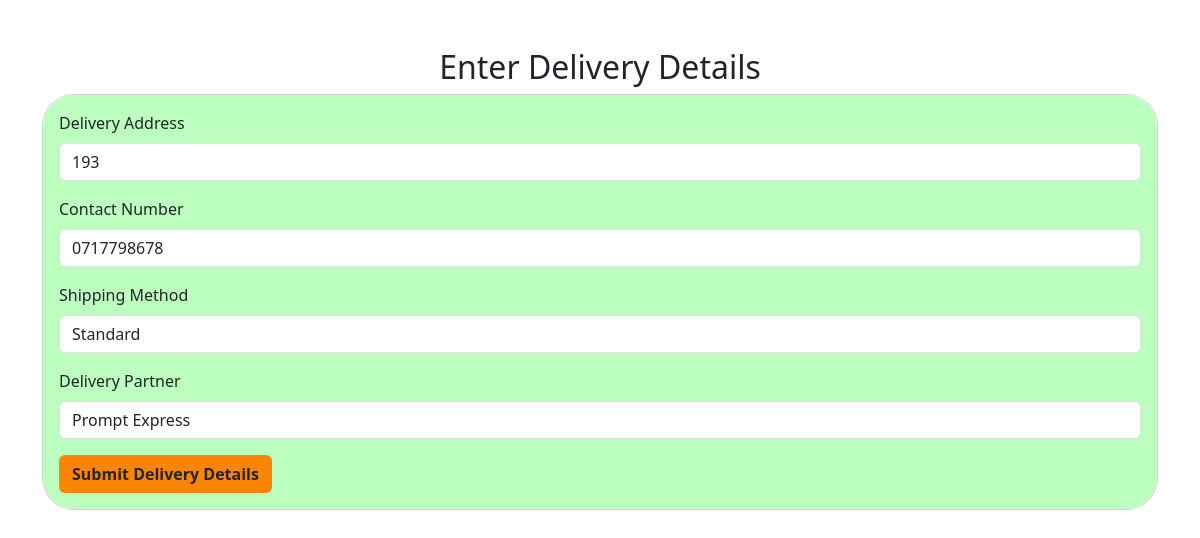
/user_panel/delivery_details.php?order_id=6 (signed in), run on an earlier commit of the app's database.
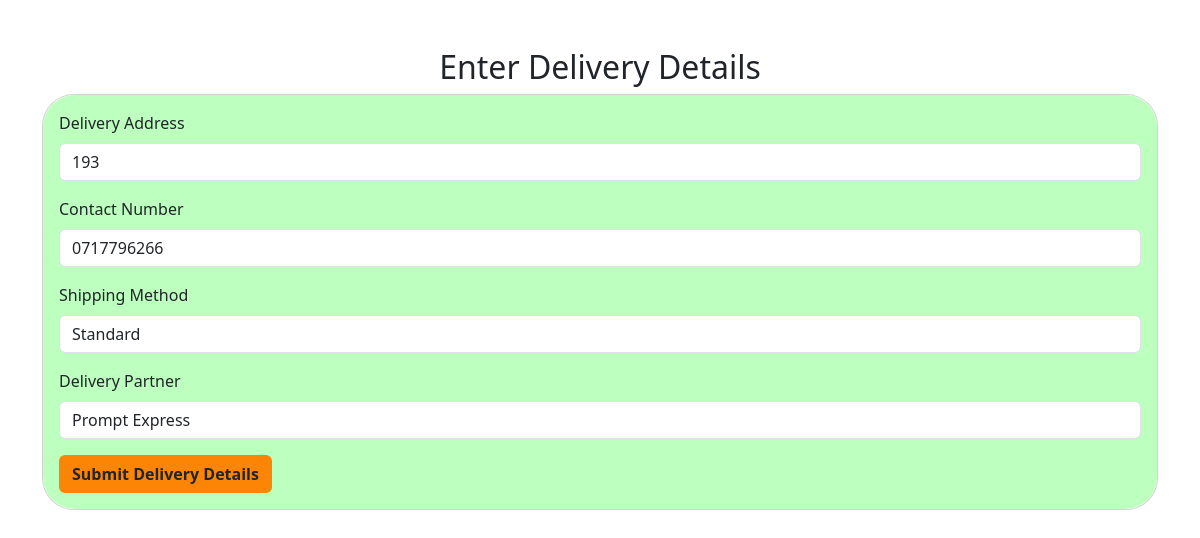
And on a later commit of the database.
### tables this page shows
CREATE TABLE `user` (
  `user_id` int(11) NOT NULL,
  `username` varchar(250) NOT NULL,
  `user_email` varchar(100) NOT NULL,
  `password` varchar(255) NOT NULL,
  `user_image` varchar(100) NOT NULL,
  `user_ip` varchar(100) NOT NULL,
  `user_address` varchar(100) NOT NULL,
  `user_mobile` varchar(100) NOT NULL,
  `registration_at` timestamp NOT NULL DEFAULT current_timestamp() ON UPDATE current_timestamp()
);

### user_panel/delivery_details.php (the view, shortened to what this page needs)
<?php
include('../include/connect.php');
$username = $_SESSION['username'];
$get_user = "SELECT * FROM `user` WHERE username='$username'";
$result_user = mysqli_query($con, $get_user);
$user_data = mysqli_fetch_assoc($result_user);
$contact_number = $user_data['user_mobile'];
$delivery_address = $user_data['user_address'];
?>
<!DOCTYPE html>
<html lang="en">
<head>
    <link href="https://cdn.jsdelivr.net/npm/bootstrap@5.3.0-alpha1/dist/css/bootstrap.min.css" rel="stylesheet">
    <link rel="stylesheet" href="https://cdnjs.cloudflare.com/ajax/libs/toastr.js/latest/toastr.min.css"
 />
</head>
<body>
    <div class="container mt-5">
        <h2 class="text-center">Enter Delivery Details</h2>
        <div class="card rounded-5">
            <div class="card-body rounded-5" style="background-color:#bdffbf;">
                <form action="" method="POST" enctype="multipart/form-data">
                    <div class="mb-3">
                        <label for="delivery_address" class="form-label">Delivery Address</label>
                        <input type="text" name="delivery_address" class="form-control" id="delivery_address"
                            value="<?php echo htmlspecialchars($delivery_address); ?>" required>
                    </div>
                    <div class="mb-3">
                        <label for="contact_number" class="form-label">Contact Number</label>
                        <input type="text" name="contact_number" class="form-control" id="contact_number"
                            value="<?php echo htmlspecialchars($contact_number); ?>" required>
                    </div>
                    <div class="mb-3">
                        <label for="shipping_method" class="form-label">Shipping Method</label>
                        <select name="shipping_method" id="shipping_method" class="form-control">
                            <option value="Standard">Standard</option>
                        </select>
                    </div>
                    <div class="mb-3">
                        <label for="delivery_partner" class="form-label">Delivery Partner</label>
                        <select name="delivery_partner" id="delivery_partner" class="form-control">
                            <option value="Prompt Express">Prompt Express</option>
                        </select>
                    </div>
                    <button type="submit" class="btn text-dark fw-bold" style="background-color:#fc8505;">Submit
                        Delivery Details</button>
                </form>
            </div>
        </div>
    </div>
</body>
</html>

What changed in the data, as far as the page shows it:
changed user: contact_number "0717798678" → "0717796266"
